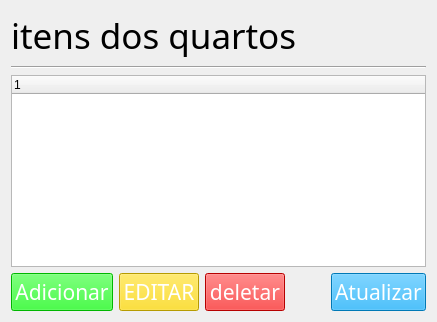
      <widget class="QWidget" name="pg_itens">
       <layout class="QVBoxLayout" name="verticalLayout_9">
        <item>
         <layout class="QVBoxLayout" name="vl_titulo_16">
          <item>
           <widget class="QLabel" name="labelTitulo_16">
            <property name="font">
             <font>
              <family>Bebas Neue</family>
              <pointsize>26</pointsize>
             </font>
            </property>
            <property name="text">
             <string>itens dos quartos</string>
            </property>
           </widget>
          </item>
          <item>
           <widget class="Line" name="line_16">
            <property name="orientation">
             <enum>Qt::Horizontal</enum>
            </property>
           </widget>
          </item>
         </layout>
        </item>
        <item>
         <widget class="QTreeWidget" name="tabelaItens">
          <column>
           <property name="text">
            <string notr="true">1</string>
           </property>
          </column>
         </widget>
        </item>
        <item>
         <layout class="QHBoxLayout" name="hl_botoes_15">
          <item>
           <widget class="QPushButton" name="adicionarItens">
            <property name="sizePolicy">
             <sizepolicy hsizetype="Minimum" vsizetype="Fixed">
              <horstretch>0</horstretch>
              <verstretch>0</verstretch>
             </sizepolicy>
            </property>
            <property name="minimumSize">
             <size>
              <width>80</width>
              <height>0</height>
             </size>
            </property>
            <property name="font">
             <font>
              <family>Bebas Neue</family>
              <pointsize>16</pointsize>
             </font>
            </property>
            <property name="styleSheet">
             <string notr="true">color: rgb(255, 255, 255);
background-color: rgb(0, 255, 0);
border-color: transparent;</string>
            </property>
            <property name="text">
             <string>Adicionar</string>
            </property>
           </widget>
          </item>
          <item>
           <widget class="QPushButton" name="editarItens">
            <property name="sizePolicy">
             <sizepolicy hsizetype="Minimum" vsizetype="Fixed">
              <horstretch>0</horstretch>
              <verstretch>0</verstretch>
             </sizepolicy>
            </property>
            <property name="minimumSize">
             <size>
              <width>80</width>
              <height>0</height>
             </size>
            </property>
            <property name="font">
             <font>
              <family>Bebas Neue</family>
              <pointsize>16</pointsize>
             </font>
            </property>
            <property name="styleSheet">
             <string notr="true">color: rgb(255, 255, 255);
background-color: rgb(255, 217, 0);
border-color: transparent;</string>
            </property>
            <property name="text">
             <string>EDITAR</string>
            </property>
           </widget>
          </item>
          <item>
           <widget class="QPushButton" name="deletarItens">
            <property name="sizePolicy">
             <sizepolicy hsizetype="Minimum" vsizetype="Fixed">
              <horstretch>0</horstretch>
              <verstretch>0</verstretch>
             </sizepolicy>
            </property>
            <property name="minimumSize">
             <size>
              <width>80</width>
              <height>0</height>
             </size>
            </property>
            <property name="font">
             <font>
              <family>Bebas Neue</family>
              <pointsize>16</pointsize>
             </font>
            </property>
            <property name="styleSheet">
             <string notr="true">color: rgb(255, 255, 255);
background-color: rgb(255, 0, 0);
border-color: transparent;</string>
            </property>
            <property name="text">
             <string>deletar</string>
            </property>
            <property name="flat">
             <bool>false</bool>
            </property>
           </widget>
          </item>
          <item>
           <spacer name="espH_15">
            <property name="orientation">
             <enum>Qt::Horizontal</enum>
            </property>
            <property name="sizeType">
             <enum>QSizePolicy::Expanding</enum>
            </property>
            <property name="sizeHint" stdset="0">
             <size>
              <width>40</width>
              <height>20</height>
             </size>
            </property>
           </spacer>
          </item>
          <item>
           <widget class="QPushButton" name="atualizarItens">
            <property name="sizePolicy">
             <sizepolicy hsizetype="Minimum" vsizetype="Fixed">
              <horstretch>0</horstretch>
              <verstretch>0</verstretch>
             </sizepolicy>
            </property>
            <property name="minimumSize">
             <size>
              <width>80</width>
              <height>0</height>
             </size>
            </property>
            <property name="font">
             <font>
              <family>Bebas Neue</family>
              <pointsize>16</pointsize>
             </font>
            </property>
            <property name="styleSheet">
             <string notr="true">color: rgb(255, 255, 255);
background-color: rgb(0, 170, 255);
border-color: transparent;</string>
            </property>
            <property name="text">
             <string>Atualizar</string>
            </property>
           </widget>
          </item>
         </layout>
        </item>
       </layout>
      </widget>
